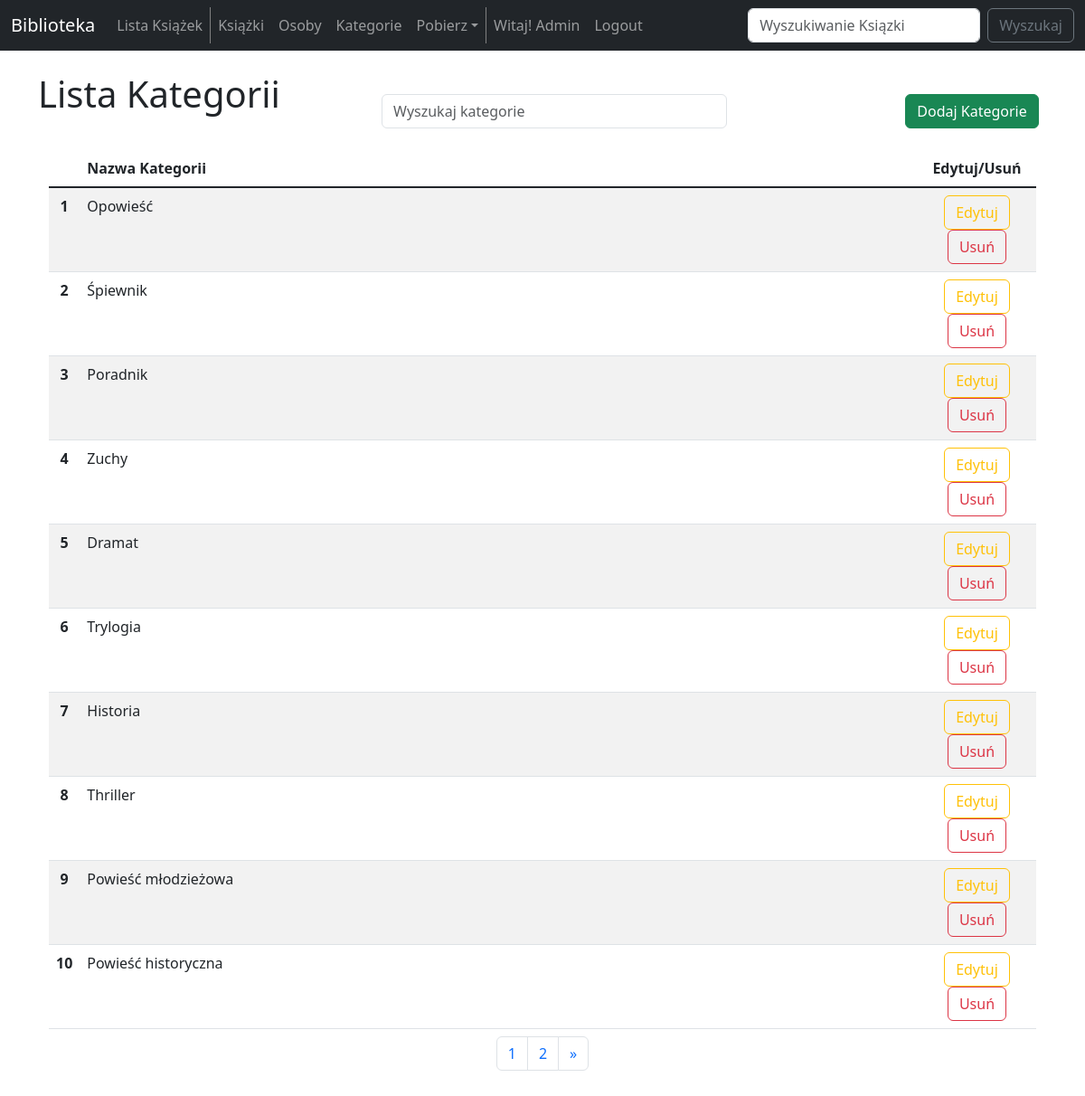
The app's page /categories_list/ (signed in) with its own data.
### biblioteka_app/models.py (models this page shows, shortened)
class ListBookCategory(models.Model):
    name = models.CharField(max_length=100)

### biblioteka_app/views.py (the view)
# urls.py: path('categories_list/', views.categories_list, name='categories-list'),
def categories_list(request):
    categories = ListBookCategory.objects.all()
    p = Paginator(categories, 10)
    page = request.GET.get('page')
    list_categories = p.get_page(page)
    nums = "a" * list_categories.paginator.num_pages
    if request.method == "POST":
        form = ListBookCategoryForm(request.POST)
        if form.is_valid():
            form.save()
            messages.success(request, ("Kategoria Książki została dodana do listy"))
            return redirect('categories-list')
    else:
        form = ListBookCategoryForm
    return render(request, 'categories_list.html',
                {
                    'categories': categories,
                    'form': form,
                    'list_categories': list_categories,
                    'nums': nums,
                })

### biblioteka_app/templates/categories_list.html (shortened to what this page needs)
{% extends 'base.html' %}
{% block content %}
    {% if user.is_authenticated %}
        <div class="row">
            <div class="col-4">
                <h1>
                    Lista Kategorii
                </h1>
            </div>
            <div class="col-6">
                <br/>
                <form class="d-flex" method=POST action="{% url 'search-categories-admin' %}" role="search">
                    <input class="form-control me-2" type="search" placeholder="Wyszukaj kategorie" aria-label="Search" name="searched" style="width: 70%;">
                </form>
            </div>
            <div class="col-2 text-center">
                <br/>
                <button type="button" class="btn btn-success" data-bs-toggle="modal" data-bs-target="#categoryAdd">
                    Dodaj Kategorie
                </button>
            </div>
        </div>
        <br/>
        <div class="container text-center">
            <div class="row">
                <div class="col-12">
                    {% if categories %}
                        <table class="table table-striped">
                            <thead>
                                <tr>
                                    <th scope="col" width="2%"></th>
                                    <th scope="col" class="text-start">Nazwa Kategorii</th>
                                    <th scope="col" class="text-center" width="12%">Edytuj/Usuń</th>
                                </tr>
                            </thead>
                            <tbody class="table-group-divider">
                                {% for category in list_categories %}
                                    <tr>
                                        <th scope="row">{{ forloop.counter }}</th>
                                        <td class="text-start">{{ category.name }}</td>
                                        <td class="text-center">
                                            <a href="{% url 'update-category' category.id %}" class="btn btn-outline-warning">Edytuj</a>
                                            <button type="button" class="btn btn-outline-danger" data-bs-toggle="modal" data-bs-target="#categoryDelete_{{category.id}}">
                                                Usuń
                                            </button>
                                        </td>
                                    </tr>
                                {% endfor %}
                            </tbody>
                            <caption>
                                <nav aria-label="Page navigation example">
                                    <ul class="pagination justify-content-center">
                                        {% for i in nums %}
                                            <li class="page-item">
                                                <a class="page-link" href="?page={{ forloop.counter }}">{{ forloop.counter }}</a>
                                            </li>
                                        {% endfor %}
                                        {% if list_categories.has_next %}
                                            <li class="page-item">
                                                <a class="page-link" href="?page={{ list_categories.paginator.num_pages }}">&raquo</a>
                                            </li>
                                        {% endif %}
                                    </ul>
                                </nav>
                            </caption>
                        </table>
                    {% else %}
                        <p> Brak kategorii na liście. </p>
                    {% endif %}
                </div>
            </div>
        </div>
    {% else %}
    <h3>
        Wybacz, ale musisz być zalogowany/a, aby wejść na tą stronę.
    </h3>
    <a href="{% url 'login' %}">Zaloguj się</a>
    {% endif %}
{% endblock %}

### biblioteka_app/templates/navbar.html (shortened to what this page needs)
<nav class="navbar navbar-expand-lg navbar-dark bg-dark">
    <div class="container-fluid">
        <a class="navbar-brand" href="{% url 'home' %}">Biblioteka</a>
        <div class="collapse navbar-collapse" id="navbarSupportedContent">
            <ul class="navbar-nav me-auto mb-2 mb-lg-0">
            <li class="nav-item">
                <a class="nav-link" href="{% url 'book-list' %}">Lista Książek</a>
            </li>
            {% if user.is_authenticated %}
            <li class="nav-item">
                <a class="nav-link" href="{% url 'admin-books-list' %}">Książki</a>
            </li>
            <li class="nav-item">
                <a class="nav-link" href="{% url 'peoples-list' %}">Osoby</a>
            </li>
            <li class="nav-item">
                <a class="nav-link" href="{% url 'categories-list' %}">Kategorie</a>
            </li>
            <li class="nav-item dropdown">
                <a class="nav-link dropdown-toggle" role="button" data-bs-toggle="dropdown">Pobierz</a>
            </li>
            <li class="nav-item">
                <a class="nav-link" href="{% url 'user-web' %}">Witaj! {{ user.username|capfirst }}</a>
            </li>
            <li class="nav-item">
                <a class="nav-link" href="{% url 'logout' %}">Logout</a>
            </li>
            {% else %}
            <li class="nav-item">
                <a class="nav-link" href="{% url 'login' %}">Login</a>
            </li>
            {% endif %}
            </ul>
            <form class="d-flex" method=POST action="{% url 'search-main' %}" role="search">
                <input class="form-control me-2" type="search" placeholder="Wyszukiwanie Ksiązki" aria-label="Search" name="searched">
                <button class="btn btn-outline-secondary" type="submit">Wyszukaj</button>
            </form>
        </div>
    </div>
</nav>

### records on screen
ListBookCategory: name "Opowieść"
ListBookCategory: name "Śpiewnik"
ListBookCategory: name "Poradnik"
ListBookCategory: name "Zuchy"
ListBookCategory: name "Dramat"
ListBookCategory: name "Trylogia"
ListBookCategory: name "Historia"
ListBookCategory: name "Thriller"
ListBookCategory: name "Powieść młodzieżowa"
ListBookCategory: name "Powieść historyczna"

### other values on screen
{{ user.username|capfirst }} "Admin"
